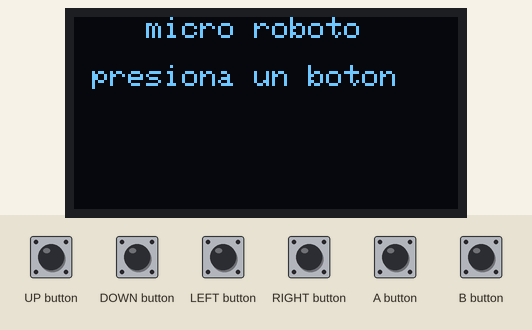
This sketch was run on a simulated Arduboy, built with avr-gcc and run on an emulated ATmega32U4. Shown: 128×64 one-colour display. The inputs (shaded band) are chosen by the test bench.

Above: at 1.2 s.
1.3 s: A button pressed for 0.15 s
At 1.46 s:
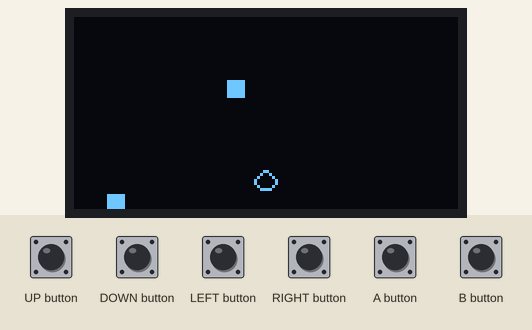
2.0 s: LEFT button pressed for 0.15 s
At 2.38 s:
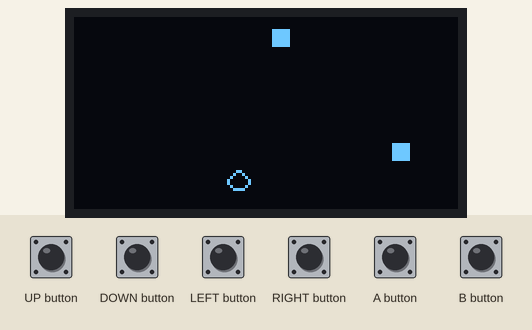
2.7 s: RIGHT button pressed for 0.15 s
At 2.98 s:
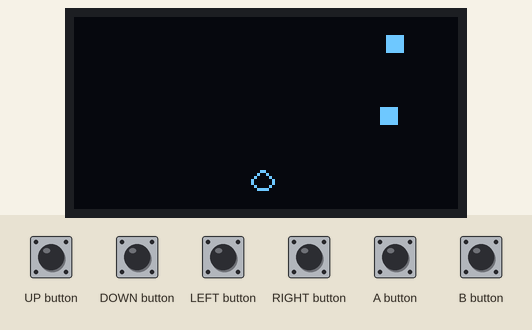
3.4 s: LEFT button pressed for 0.15 s
At 4.1 s:
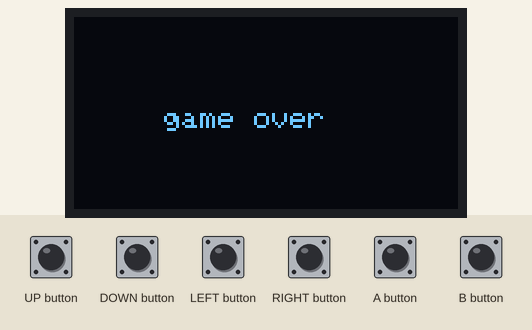
5.2 s: B button pressed for 0.15 s
At 5.69 s:
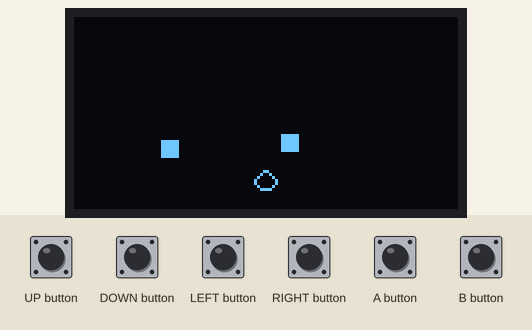
5.9 s: UP button pressed for 0.15 s
At 6.29 s:
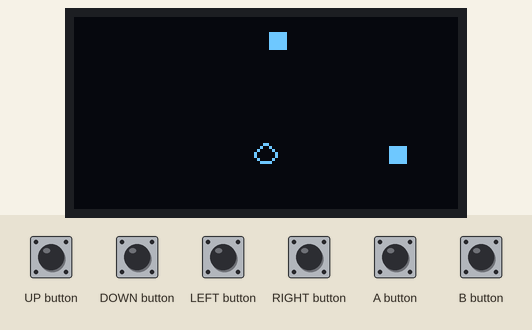
Timing chart, 0 to 7.6 s (numbered marks = the images above; inputs shaded):
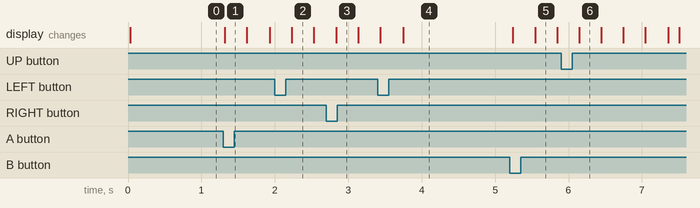

Measured:
- after the input at 1.3 s, the display: changes at once (image 1)
- after the input at 5.2 s, the display: first changes at once (image 5 shows a later state)

The sketch:

micro-roboto.ino
```cpp
#include <Arduboy2.h>

#include "src/player.h"
#include "src/ball.h"


Arduboy2 ab;

int game_state = 0;

Player player = Player({60, 50}, {1, 1});
Ball b1 = {{50, 20}, {1, 1}};
Ball b2 = {{10, 60}, {1, -1}};


void setup() {
  ab.begin();
  ab.setFrameRate(60);
  ab.clear();
}

void loop() {
  ab.clear();

  //Prevent the Arduboy from running too fast
  if (!ab.nextFrame()) {
    return;
  }

  switch (game_state) {
    case 0:
      title();
      break;

     case 1:
      gameplay();
      break;

     case 2:
      gameover();
      break;
  }

  ab.display();
}

void title()
{
  ab.setCursor(0, 0);
  ab.print("    micro roboto");
  ab.print("\n\n presiona un boton");

  if (ab.pressed(A_BUTTON) || ab.pressed(B_BUTTON))
  {
    game_state = 1;
    player.setPosition({60, 50});
    b1 = {{50, 20}, {1, 1}};
    b2 = {{10, 60}, {1, -1}};
  }
}

void gameplay()
{
  b1.update(ab);
  b2.update(ab);
  player.update(ab);

  Vector *position = player.getPosition();
  Vector *b1pos = b1.getPosition();
  Vector *b2pos = b2.getPosition();

  if (overlap(position->x, position->y, 8, 8, b1pos->x, b1pos->y, 6, 6) || overlap(position->x, position->y, 8, 8, b2pos->x, b2pos->y, 6, 6))
  {
    game_state = 2;
  }
}

void gameover() {
  ab.setCursor(30, 30);
  ab.print("game over");

  if (ab.pressed(A_BUTTON) || ab.pressed(B_BUTTON)) {
    game_state = 0;
  }
}

bool overlap(int x1, int y1, int w1, int h1, int x2, int y2, int w2, int h2)
{
  return (
      x1 < x2 + w2 &&
      x1 + w1 > x2 &&
      y1 < y2 + h2 &&
      y1 + h1 > y2);
}
```

ball.cpp
```cpp
#include "ball.h"


Ball::Ball(Vector _position, Vector _direction) : GameObject(_position)
{
  direction = _direction;
}

void Ball::update(Arduboy2 ab)
{
  Vector *position = getPosition();

  if (position->x < 0)
  {
    direction.x = 1;
  }
  if (position->x > 122)
  {
    direction.x = -1;
  }
  if (position->y < 0)
  {
    direction.y = 1;
  }
  if (position->y > 58)
  {
    direction.y = -1;
  }

  if (direction.x > 0)
  {
    setX(position->x + 1);
  }
  else
  {
    setX(position->x - 1);
  }

  if (direction.y > 0)
  {
    setY(position->y + 1);
  }
  else
  {
    setY(position->y - 1);
  }

  ab.fillRect(position->x, position->y, 6, 6, WHITE);
}
```

ball.h
```cpp
#ifndef ball_h
#define ball_h

#include <Arduboy2.h>
#include "utils.h"
#include "gameobject.h"


class Ball : public GameObject
{
  private:
    Vector direction;

  public:
    Ball(Vector _position, Vector _direction);
    void update(Arduboy2 ab);
};

#endif
```

gameobject.cpp
```cpp
#include "gameobject.h"


GameObject::GameObject(Vector _position)
{
  position = _position;
}

Vector *GameObject::getPosition()
{
  return &position;
}

void GameObject::setPosition(Vector _position)
{
  position = _position;
}

void GameObject::setX(int8_t _x)
{
  position.x = _x;
}

void GameObject::setY(int8_t _y)
{
  position.y = _y;
}
```

gameobject.h
```cpp
#ifndef gameobject_h
#define gameobject_h

#include "utils.h"


class GameObject
{
  private:
    Vector position;

  public:
    GameObject(Vector _position);
    Vector *getPosition();
    void setPosition(Vector _position);
    void setX(int8_t _x);
    void setY(int8_t _y);
};

#endif
```

player.cpp
```cpp
#include "player.h"


void Player::update(Arduboy2 ab)
{
  Vector *position = getPosition();

  if (ab.pressed(LEFT_BUTTON))
  {
    setX(position->x - 1);
  }

  if (ab.pressed(RIGHT_BUTTON))
  {
    setX(position->x + 1);
  }

  if (ab.pressed(UP_BUTTON))
  {
    setY(position->y - 1);
  }

  if (ab.pressed(DOWN_BUTTON))
  {
    setY(position->y + 1);
  }

  if (position->x < 0)
  {
    setX(0);
  }
  if (position->x > 120)
  {
    setX(120);
  }
  if (position->y < 0)
  {
    setY(0);
  }
  if (position->y > 56)
  {
    setY(56);
  }

  Sprites::drawOverwrite(position->x, position->y, PLAYER_SPRITE, 0);
}
```

player.h
```cpp
#ifndef player_h
#define player_h

#include <Arduboy2.h>
#include "utils.h"
#include "gameobject.h"

const unsigned char PROGMEM PLAYER_SPRITE[] =
{
// width, height,
8, 8,
0x30, 0x48, 0x84, 0x82, 0x82, 0x84, 0x48, 0x30,
};


class Player : public GameObject
{
private:
  Vector direction;

public:
  Player(Vector _position, Vector _direction) : GameObject(_position)
  {
    direction = _direction;
  }

  void update(Arduboy2 ab);
};

#endif
```

utils.h
```cpp
#ifndef utils_h
#define utils_h

#include <Arduboy2.h>

struct Vector
{
  int8_t x;
  int8_t y;
};

#endif
```
